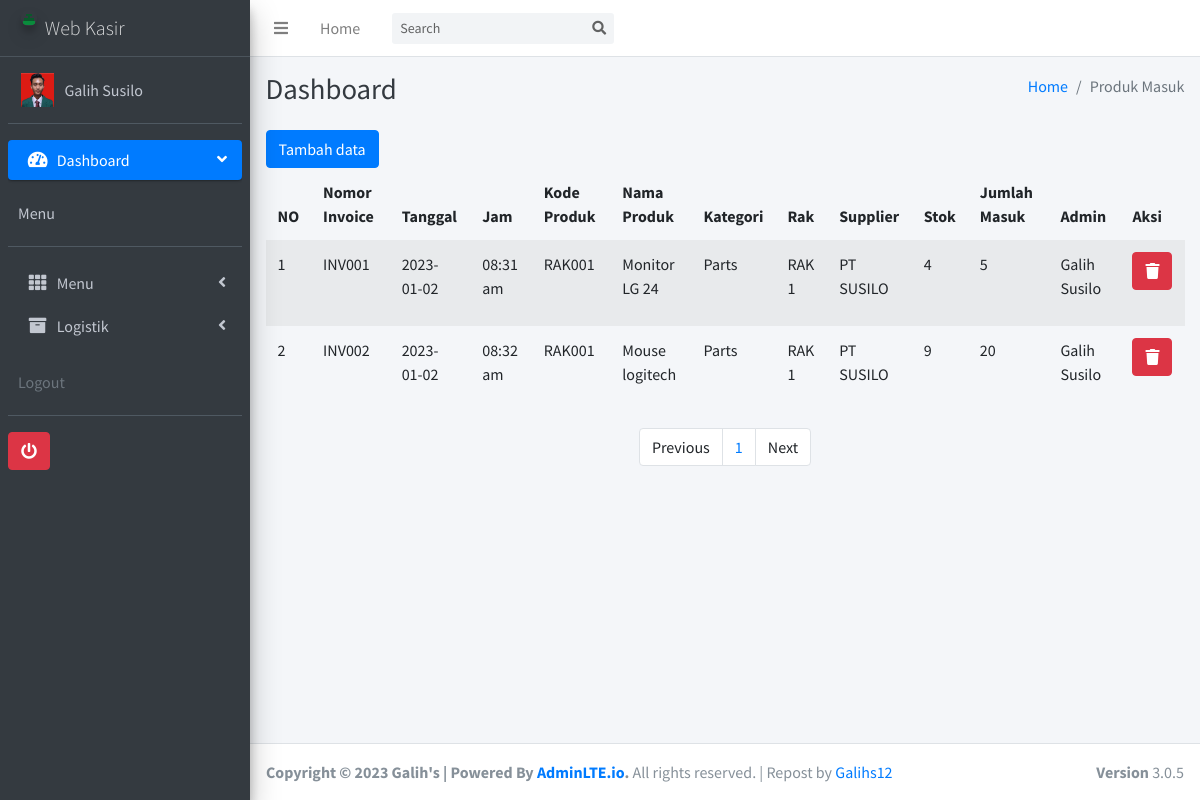
Screenshot of /admin/index.php?m=produkmasuk&s=title (signed in) with the database file from the repository.
### tables this page shows
CREATE TABLE `tb_user`  (
  `id` int NOT NULL AUTO_INCREMENT,
  `username` text NOT NULL,
  `password` text NOT NULL,
  `nama` text NOT NULL,
  `level` text NOT NULL,
  `foto` varchar(255) NOT NULL,
  PRIMARY KEY (`id`) USING BTREE
);

CREATE TABLE `tb_prod_masuk`  (
  `id` int NOT NULL AUTO_INCREMENT,
  `noinv` text NOT NULL,
  `tanggal` text NOT NULL,
  `jam` text NOT NULL,
  `kdproduk` text NOT NULL,
  `nm_produk` text NOT NULL,
  `kategori` text NOT NULL,
  `rak` text NOT NULL,
  `supplier` text NOT NULL,
  `stok` int NOT NULL,
  `jml_masuk` int NOT NULL,
  `admin` text NOT NULL,
  PRIMARY KEY (`id`) USING BTREE
);

### admin/fungsi/fungsi.php (called while the page is built, shortened)
<?php
$koneksi = mysqli_connect('localhost', 'root', '', 'kasir');
function summon_admin()
{
	global $koneksi;
	$id = $_SESSION['idkaskit'];
	return mysqli_query($koneksi, "SELECT * FROM tb_user WHERE id ='$id'");
}
function url()
{
	return $url = "//localhost/galihs_id/vendors/";
}

### admin/modul/produkmasuk/paging.php (the view, shortened to what this page needs)
<?php
global $koneksi;
$batas = 5;
$halaman = isset($_GET['halaman']) ? (int)$_GET['halaman'] : 1;
$halaman_awal = ($halaman > 1) ? ($halaman * $batas) - $batas : 0;
if (isset($_POST['go'])) {
  $cari = $_POST['cari'];
  $data_pro_ma = mysqli_query($koneksi, "SELECT * FROM tb_prod_masuk WHERE nama LIKE '%" . $cari . "%'");
} else {
  $data_pro_ma = mysqli_query($koneksi, "SELECT * FROM tb_prod_masuk LIMIT $halaman_awal, $batas");
}
foreach ($data_pro_ma as $pro) :
?>
  <tr>
    <td><?= $i++;  ?></td>
    <td><?= $pro['noinv']; ?></td>
    <td><?= $pro['tanggal']; ?></td>
    <td><?= $pro['jam']; ?></td>
    <td><?= $pro['kdproduk']; ?></td>
    <td><?= $pro['nm_produk']; ?></td>
    <td><?= $pro['kategori']; ?></td>
    <td><?= $pro['rak']; ?></td>
    <td><?= $pro['supplier']; ?></td>
    <td><?= $pro['stok']; ?></td>
    <td><?= $pro['jml_masuk']; ?></td>
    <td><?= $pro['admin']; ?></td>
    <td>
      <div data-toggle="modal" data-target="#hapus-produk<?= $pro['id'] ?>">
        <button type="button" class="btn btn-danger" data-toggle="tooltip" title="Hapus">
          <i class="fa fa-trash"></i>
        </button>
      </div>
      <br>
    </td>
  </tr>
<?php endforeach; ?>

### admin/comp/header.php (shortened to what this page needs)
<?php require 'fungsi/fungsi.php'; ?>
<?php foreach (summon_admin() as $key): ?>
<!DOCTYPE html>
<html>
<head>
  <link rel="stylesheet" href="<?= url() ?>plugins/fontawesome-free/css/all.min.css">
  <link rel="stylesheet" href="https://code.ionicframework.com/ionicons/2.0.1/css/ionicons.min.css">
  <link rel="stylesheet" href="<?= url() ?>plugins/tempusdominus-bootstrap-4/css/tempusdominus-bootstrap-4.min.css">
  <link rel="stylesheet" href="<?= url() ?>plugins/icheck-bootstrap/icheck-bootstrap.min.css">
  <link rel="stylesheet" href="<?= url() ?>plugins/jqvmap/jqvmap.min.css">
  <link rel="stylesheet" href="<?= url() ?>dist/css/adminlte.min.css">
  <link rel="stylesheet" href="<?= url() ?>plugins/overlayScrollbars/css/OverlayScrollbars.min.css">
  <link rel="stylesheet" href="<?= url() ?>plugins/daterangepicker/daterangepicker.css">
  <link rel="stylesheet" href="<?= url() ?>plugins/summernote/summernote-bs4.css">
</head>
<body class="hold-transition sidebar-mini layout-fixed">
<div class="wrapper">
  <nav class="main-header navbar navbar-expand navbar-white navbar-light">
    <ul class="navbar-nav">
      <li class="nav-item">
        <a class="nav-link" data-widget="pushmenu" href="#" role="button"><i class="fas fa-bars"></i></a>
      </li>
      <li class="nav-item d-none d-sm-inline-block">
        <a href="index.php" class="nav-link">Home</a>
      </li>
    </ul>
    <form action="" method="POST" class="form-inline ml-3">
      <div class="input-group input-group-sm">
        <input class="form-control form-control-navbar" type="search" name="cari" placeholder="Search" aria-label="Search">
        <div class="input-group-append">
          <button class="btn btn-navbar" name="go" type="submit">
            <i class="fas fa-search"></i>
          </button>
        </div>
      </div>
    </form>
  </nav>
  <aside class="main-sidebar sidebar-dark-primary elevation-4">
    <a href="index.php" class="brand-link">
      <img src="<?= url()?>img/logo_kasir_kita.png" alt="AdminLTE Logo" class="brand-image img-circle elevation-3"
           style="opacity: .8">
      <span class="brand-text font-weight-light">Web Kasir</span>
    </a>
    <div class="sidebar">
      <div class="user-panel mt-3 pb-3 mb-3 d-flex">
        <div class="image">
          <?php
          if ($key['foto']!= '') {
                        echo '<img src="img/'.$key['foto'].'" height="150">';
                      }else{
                        echo '<img src="img/user_logo.png" height="150">';
                      }
           ?>
        </div>
        <div class="info">
          <a href="index.php?m=admin&s=detail" class="d-block" ><?= $key['nama'];?></a>
        </div>
      </div>
      <nav class="mt-2">
        <ul class="nav nav-pills nav-sidebar flex-column" data-widget="treeview" role="menu" data-accordion="false">
          <li class="nav-item has-treeview menu-open">
            <a href="index.php" class="nav-link active">
              <i class="nav-icon fas fa-tachometer-alt"></i>
              <p>
                Dashboard
                <i class="right fas fa-angle-left"></i>
              </p>
            </a>
          <div class="user-panel mt-3 pb-3 mb-3 d-flex">
        <div class="info">
          <a href="#" class="d-block">Menu</a>
        </div>
      </div>
          </li>
          <li class="nav-item has-treeview">
            <a href="#" class="nav-link">
              <i class="nav-icon fas fa-th"></i>
              <p>
                Menu
                <i class="fas fa-angle-left right"></i>
              </p>
            </a>
          </li>
          <li class="nav-item has-treeview">
            <a href="#" class="nav-link">
              <i class="nav-icon fa fa-archive"></i>
              <p>
                Logistik
                <i class="fas fa-angle-left right"></i>
              </p>
            </a>
          </li>
          <div class="user-panel mt-3 pb-3 mb-3 d-flex">
        <div class="info">
          <span class="d-block text-gray">Logout</span>
        </div>
      </div>
      <a href="logout.php"><button class="btn btn-danger"><i class="fa fa-power-off" aria-hidden="true"></i></button></a>
        </ul>
      </nav>
    </div>
  </aside>
  <?php endforeach; ?>

### rows the page displays
tb_user: foto (picture), nama "Galih Susilo"
tb_prod_masuk: noinv "INV001", tanggal "2023-01-02", jam "08:31 am", kdproduk "RAK001", nm_produk "Monitor LG 24", kategori "Parts", rak "RAK 1", supplier "PT SUSILO", stok "4", jml_masuk "5", admin "Galih Susilo"
tb_prod_masuk: noinv "INV002", tanggal "2023-01-02", jam "08:32 am", kdproduk "RAK001", nm_produk "Mouse logitech", kategori "Parts", rak "RAK 1", supplier "PT SUSILO", stok "9", jml_masuk "20", admin "Galih Susilo"
